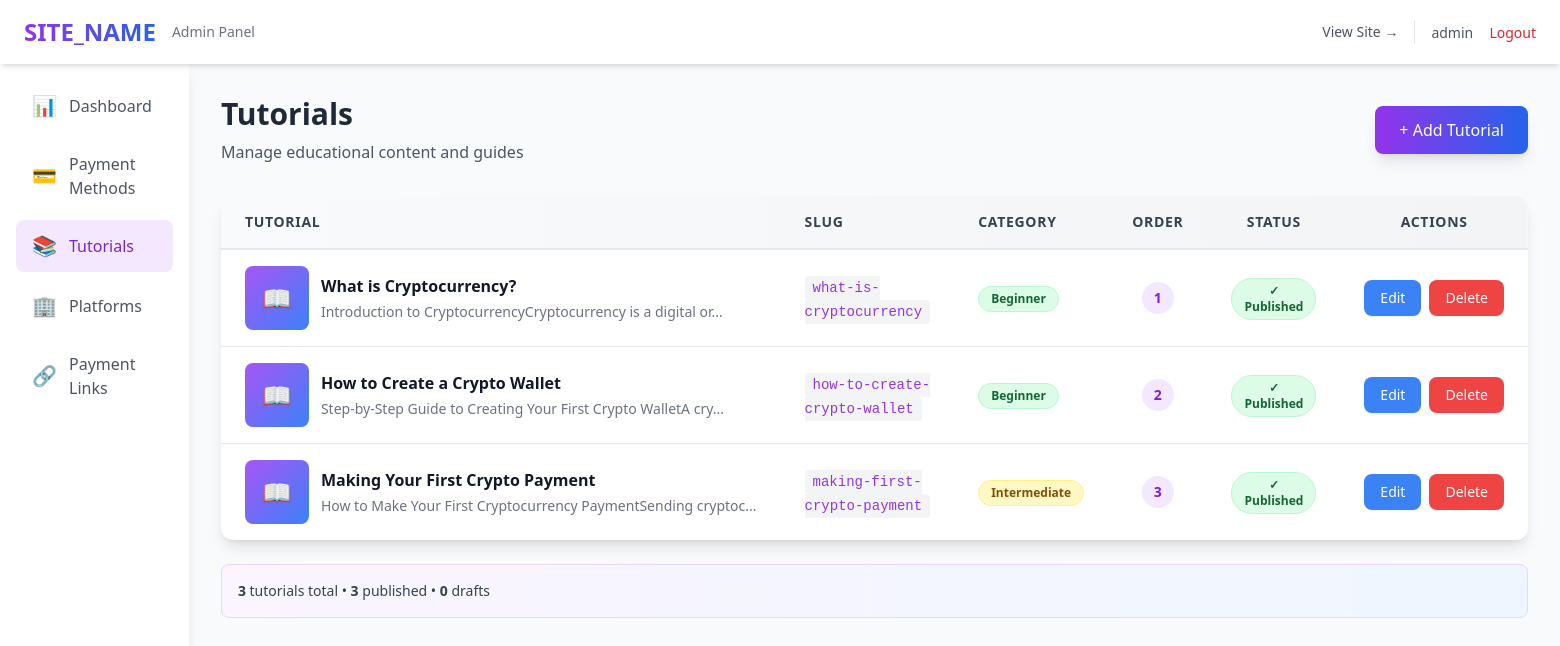
Page /admin/tutorials/index.php (signed in) on the committed database.
### tables this page shows
CREATE TABLE IF NOT EXISTS tutorials (
    id INT AUTO_INCREMENT PRIMARY KEY,
    title VARCHAR(255) NOT NULL,
    slug VARCHAR(255) NOT NULL UNIQUE,
    content LONGTEXT NOT NULL,
    category VARCHAR(50) DEFAULT 'general',
    image_path VARCHAR(255) DEFAULT NULL,
    display_order INT DEFAULT 0,
    is_published TINYINT(1) DEFAULT 1,
    created_at TIMESTAMP DEFAULT CURRENT_TIMESTAMP,
    updated_at TIMESTAMP DEFAULT CURRENT_TIMESTAMP ON UPDATE CURRENT_TIMESTAMP,
    INDEX idx_slug (slug),
    INDEX idx_category (category),
    INDEX idx_is_published (is_published)
);

### includes/functions.php (called while the page is built, shortened)
<?php
function e($string) {
    return htmlspecialchars($string, ENT_QUOTES, 'UTF-8');
}
function truncate($text, $length = 100, $suffix = '...') {
    return substr($text, 0, $length) . $suffix;
}

### admin/tutorials/index.php (the view, shortened to what this page needs)
<?php
require_once __DIR__ . '/../../includes/db.php';
require_once __DIR__ . '/../../includes/functions.php';
try {
    $stmt = $pdo->query("
        SELECT * FROM tutorials
        ORDER BY display_order ASC, created_at DESC
    ");
    $tutorials = $stmt->fetchAll();
} catch (PDOException $e) {
    error_log("Tutorials fetch error: " . $e->getMessage());
    set_flash('error', 'Error loading tutorials.');
    $tutorials = [];
}
?>
<!DOCTYPE html>
<html lang="en">
<head>
    <script src="https://cdn.tailwindcss.com"></script>
</head>
<body class="bg-gray-50">
    <?php require_once __DIR__ . '/../includes/nav.php'; ?>
    <div class="flex">
        <?php require_once __DIR__ . '/../includes/sidebar.php'; ?>
        <main class="flex-1 p-8">
            <div class="mb-8 flex items-center justify-between">
                <div>
                    <h1 class="text-3xl font-bold text-gray-800">Tutorials</h1>
                    <p class="text-gray-600 mt-2">Manage educational content and guides</p>
                </div>
                <a href="create.php" class="bg-gradient-to-r from-purple-600 to-blue-600 hover:from-purple-700 hover:to-blue-700 text-white px-6 py-3 rounded-lg font-medium shadow-lg transform hover:scale-105 transition duration-200">
                    + Add Tutorial
                </a>
            </div>
            <?php if (empty($tutorials)): ?>
                <div class="bg-white rounded-xl shadow-lg p-12 text-center">
                    <div class="text-6xl mb-4">📚</div>
                    <h3 class="text-xl font-semibold text-gray-700 mb-2">No Tutorials Yet</h3>
                    <p class="text-gray-500 mb-6">Get started by creating your first tutorial.</p>
                    <a href="create.php" class="inline-block bg-gradient-to-r from-purple-600 to-blue-600 hover:from-purple-700 hover:to-blue-700 text-white px-6 py-3 rounded-lg font-medium shadow-lg transition duration-200">
                        Create Your First Tutorial
                    </a>
                </div>
            <?php else: ?>
                <div class="bg-white rounded-xl shadow-lg overflow-hidden">
                    <div class="overflow-x-auto">
                        <table class="w-full">
                            <thead class="bg-gradient-to-r from-gray-50 to-gray-100 border-b-2 border-gray-200">
                                <tr>
                                    <th class="text-left py-4 px-6 text-sm font-bold text-gray-700 uppercase tracking-wider">Tutorial</th>
                                    <th class="text-left py-4 px-6 text-sm font-bold text-gray-700 uppercase tracking-wider">Slug</th>
                                    <th class="text-left py-4 px-6 text-sm font-bold text-gray-700 uppercase tracking-wider">Category</th>
                                    <th class="text-center py-4 px-6 text-sm font-bold text-gray-700 uppercase tracking-wider">Order</th>
                                    <th class="text-center py-4 px-6 text-sm font-bold text-gray-700 uppercase tracking-wider">Status</th>
                                    <th class="text-center py-4 px-6 text-sm font-bold text-gray-700 uppercase tracking-wider">Actions</th>
                                </tr>
                            </thead>
                            <tbody class="divide-y divide-gray-200">
                                <?php foreach ($tutorials as $tutorial): ?>
                                    <tr class="hover:bg-gradient-to-r hover:from-purple-50 hover:to-blue-50 transition duration-150">
                                        <td class="py-4 px-6">
                                            <div class="flex items-center space-x-3">
                                                <?php if ($tutorial['image_path']): ?>
                                                    <img src="/<?= e($tutorial['image_path']) ?>" alt="<?= e($tutorial['title']) ?>" class="w-16 h-16 rounded-lg object-cover border-2 border-gray-200 shadow-sm">
                                                <?php else: ?>
                                                    <div class="w-16 h-16 rounded-lg bg-gradient-to-br from-purple-500 to-blue-500 flex items-center justify-center text-white font-bold text-2xl">
                                                        📖
                                                    </div>
                                                <?php endif; ?>
                                                <div class="flex-1 min-w-0">
                                                    <p class="font-semibold text-gray-900 truncate"><?= e($tutorial['title']) ?></p>
                                                    <p class="text-sm text-gray-500 truncate mt-1">
                                                        <?= e(truncate(strip_tags($tutorial['content']), 60)) ?>
                                                    </p>
                                                </div>
                                            </div>
                                        </td>
                                        <td class="py-4 px-6">
                                            <code class="text-sm bg-gray-100 px-2 py-1 rounded text-purple-600 font-mono">
                                                <?= e($tutorial['slug']) ?>
                                            </code>
                                        </td>
                                        <td class="py-4 px-6">
                                            <?php
                                            $category_colors = [
                                                'beginner' => 'bg-green-100 text-green-800 border-green-200',
                                                'intermediate' => 'bg-yellow-100 text-yellow-800 border-yellow-200',
                                                'advanced' => 'bg-red-100 text-red-800 border-red-200',
                                                'general' => 'bg-blue-100 text-blue-800 border-blue-200'
                                            ];
                                            $color_class = $category_colors[$tutorial['category']] ?? 'bg-gray-100 text-gray-800 border-gray-200';
                                            ?>
                                            <span class="inline-flex items-center px-3 py-1 rounded-full text-xs font-semibold border <?= $color_class ?>">
                                                <?= ucfirst(e($tutorial['category'])) ?>
                                            </span>
                                        </td>
                                        <td class="py-4 px-6 text-center">
                                            <span class="inline-flex items-center justify-center w-8 h-8 rounded-full bg-purple-100 text-purple-700 font-semibold text-sm">
                                                <?= e($tutorial['display_order']) ?>
                                            </span>
                                        </td>
                                        <td class="py-4 px-6 text-center">
                                            <?php if ($tutorial['is_published']): ?>
                                                <span class="inline-flex items-center px-3 py-1 rounded-full text-xs font-semibold bg-green-100 text-green-800 border border-green-200">
                                                    ✓ Published
                                                </span>
                                            <?php else: ?>
                                                <span class="inline-flex items-center px-3 py-1 rounded-full text-xs font-semibold bg-gray-100 text-gray-800 border border-gray-200">
                                                    ○ Draft
                                                </span>
                                            <?php endif; ?>
                                        </td>
                                        <td class="py-4 px-6 text-center">
                                            <div class="flex items-center justify-center space-x-2">
                                                <a href="edit.php?id=<?= $tutorial['id'] ?>" class="bg-blue-500 hover:bg-blue-600 text-white px-4 py-2 rounded-lg text-sm font-medium transition shadow-sm hover:shadow">
                                                    Edit
                                                </a>
                                                <a href="delete.php?id=<?= $tutorial['id'] ?>" onclick="return confirm('Are you sure you want to delete this tutorial?')" class="bg-red-500 hover:bg-red-600 text-white px-4 py-2 rounded-lg text-sm font-medium transition shadow-sm hover:shadow">
                                                    Delete
                                                </a>
                                            </div>
                                        </td>
                                    </tr>
                                <?php endforeach; ?>
                            </tbody>
                        </table>
                    </div>
                </div>
                <div class="mt-6 bg-gradient-to-r from-purple-50 to-blue-50 rounded-lg p-4 border border-purple-200">
                    <?php
                    $published_count = count(array_filter($tutorials, fn($t) => $t['is_published']));
                    $draft_count = count(array_filter($tutorials, fn($t) => !$t['is_published']));
                    ?>
                    <p class="text-sm text-gray-700">
                        <span class="font-semibold"><?= count($tutorials) ?></span> tutorial<?= count($tutorials) !== 1 ? 's' : '' ?> total
                        •
                        <span class="font-semibold"><?= $published_count ?></span> published
                        •
                        <span class="font-semibold"><?= $draft_count ?></span> draft<?= $draft_count !== 1 ? 's' : '' ?>
                    </p>
                </div>
            <?php endif; ?>
        </main>
    </div>
</body>
</html>

### rows in the picture
tutorials: title "What is Cryptocurrency?", content "Introduction to CryptocurrencyCryptocurrency is a digital or...", slug "what-is-cryptocurrency", category "Beginner", display_order "1", is_published "✓ Published"
tutorials: title "How to Create a Crypto Wallet", content "Step-by-Step Guide to Creating Your First Crypto WalletA cry...", slug "how-to-create-crypto-wallet", category "Beginner", display_order "2", is_published "✓ Published"
tutorials: title "Making Your First Crypto Payment", content "How to Make Your First Cryptocurrency PaymentSending cryptoc...", slug "making-first-crypto-payment", category "Intermediate", display_order "3", is_published "✓ Published"

### other values in the picture
$_SESSION['admin_username'] "admin"
count($tutorials) "3"
$published_count "3"
$draft_count "0"
